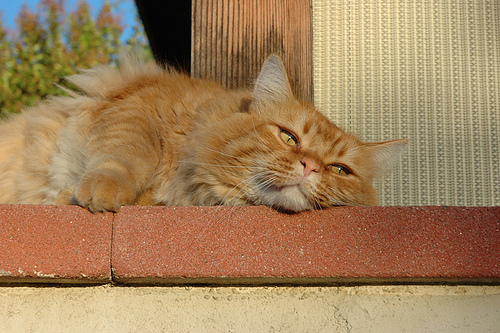
#> input picture datasets/gatosPerros/test/gatos/00000015_020.jpg, 500 x 333 px; its folder holds only this picture in this run
$ python extraccionCaracteristicas.py
#> lines starting #> are read from the running program, lines starting #| are printed output that depends on the picture
import cv2
import numpy as np
import os
import pickle
from pathlib import Path
from skimage.feature import hog, local_binary_pattern

# ============================================================
# Configuración general
# ============================================================

TAMANO_IMAGEN = (128, 128)

DATASETS = {
    "gatosPerros": ["gatos", "perros"],
    "kiwisBananas": ["kiwis", "bananas"]
}

PARTICIONES = ["train", "test"]

# Parámetros HOG
HOG_PIXELES_POR_CELDA  = (8, 8)
HOG_CELDAS_POR_BLOQUE  = (2, 2)
HOG_ORIENTACIONES      = 9

# Parámetros LBP
LBP_RADIO              = 1
LBP_PUNTOS             = 8 * LBP_RADIO   # 8 vecinos
LBP_METODO             = "uniform"


# ============================================================
# Funciones de extracción
# ============================================================

def extraerHog(imagen):
    imagenGris = cv2.cvtColor(imagen, cv2.COLOR_BGR2GRAY)
    caracteristicas = hog(
        imagenGris,
        orientations=HOG_ORIENTACIONES,
        pixels_per_cell=HOG_PIXELES_POR_CELDA,
        cells_per_block=HOG_CELDAS_POR_BLOQUE,
        block_norm="L2-Hys",
        visualize=False
    )
    return caracteristicas


def extraerLbp(imagen):

    imagenGris = cv2.cvtColor(imagen, cv2.COLOR_BGR2GRAY)
    lbpImagen = local_binary_pattern(
        imagenGris,
        P=LBP_PUNTOS,
        R=LBP_RADIO,
        method=LBP_METODO
    )

    # Número de patrones posibles para método uniform
    numPatrones = LBP_PUNTOS + 2
    histograma, _ = np.histogram(
        lbpImagen.ravel(),
        bins=numPatrones,
        range=(0, numPatrones),
        density=True
    )
    return histograma


def extraerCaracteristicas(imagen):
    vectorHog = extraerHog(imagen)
    vectorLbp = extraerLbp(imagen)
    return np.concatenate([vectorHog, vectorLbp])


# ============================================================
# Procesamiento del dataset
# ============================================================

def procesarDataset(rutaBase, nombreDataset):
#> called with rutaBase = './datosPreprocesados', nombreDataset = 'gatosPerros'
    rutaBase = Path(rutaBase)
    clases = DATASETS[nombreDataset]

    caracteristicasHog = {"train": [], "test": []}
    caracteristicasLbp = {"train": [], "test": []}
    etiquetas          = {"train": [], "test": []}

    extensionesValidas = {".jpg", ".jpeg", ".png", ".bmp", ".webp"}

    for particion in PARTICIONES:
        print(f"\n  Partición: {particion}")

        for idxClase, clase in enumerate(clases):
            rutaClase = rutaBase / nombreDataset / particion / clase

            if not rutaClase.exists():
                print(f"    [OMITIDO] No existe: {rutaClase}")
                continue

            archivos = [
                f for f in rutaClase.iterdir()
                if f.suffix.lower() in extensionesValidas
            ]

            print(f"    Clase '{clase}' (etiqueta {idxClase}): {len(archivos)} imágenes")

            for archivo in archivos:
                imagen = cv2.imread(str(archivo))
#> imagen is the input picture: shape (333, 500, 3); mean B, G, R 91.2, 129.5, 161.4
                if imagen is None:
                    print(f"      [ADVERTENCIA] No se pudo cargar: {archivo.name}")
                    continue

                # Asegurar tamaño correcto
                imagen = cv2.resize(imagen, TAMANO_IMAGEN, interpolation=cv2.INTER_AREA)
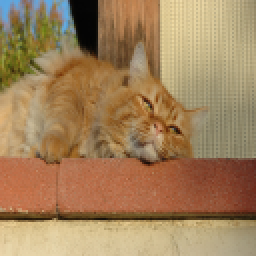
#> imagen: shape (128, 128, 3) (shown 2 times larger); mean B, G, R 91.2, 129.5, 161.4

                caracteristicasHog[particion].append(extraerHog(imagen))
#> in extraerHog, `imagenGris = cv2.cvtColor(imagen, cv2.COLOR_BGR2GRAY)`:
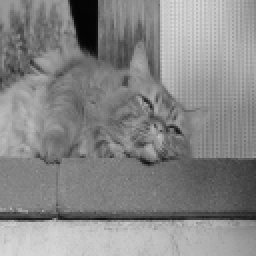
#> imagenGris: shape (128, 128) (shown 2 times larger); min 3, max 218, mean 134.7
#> in extraerHog, `caracteristicas = hog( imagenGris, orientations=HOG_ORIENTACIONES, pix..`: caracteristicas = 8100 values, max 0.594 at index 6934, min 0 at index 120, mean 0.133
                caracteristicasLbp[particion].append(extraerLbp(imagen))
#> in extraerLbp, `lbpImagen = local_binary_pattern( imagenGris, P=LBP_PUNTOS, R=LBP_RADI..`:
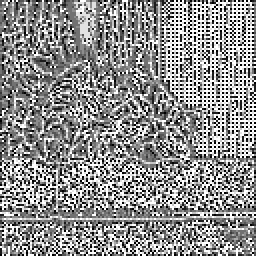
#> lbpImagen: shape (128, 128) float64 (shown 2 times larger); min 0, max 9, mean 5.08; drawn with min black and max white
#> in extraerLbp, `histograma, _ = np.histogram( lbpImagen.ravel(), bins=numPatrones, ran..`: histograma = [0.0955, 0.0914, 0.0541, 0.0909, 0.112, 0.0954, 0.0549, 0.0892, 0.122, 0.195]
                etiquetas[particion].append(idxClase)

        # Convertir a arrays numpy
        caracteristicasHog[particion] = np.array(caracteristicasHog[particion])
        caracteristicasLbp[particion] = np.array(caracteristicasLbp[particion])
        etiquetas[particion]          = np.array(etiquetas[particion])

    return caracteristicasHog, caracteristicasLbp, etiquetas


def guardarCaracteristicas(caracteristicasHog, caracteristicasLbp, etiquetas, rutaSalida, nombreDataset):
    rutaDestino = Path(rutaSalida) / "caracteristicas" / nombreDataset
    rutaDestino.mkdir(parents=True, exist_ok=True)

    archivos = {
        "hog_train.pkl" : (caracteristicasHog["train"], etiquetas["train"]),
        "hog_test.pkl"  : (caracteristicasHog["test"],  etiquetas["test"]),
        "lbp_train.pkl" : (caracteristicasLbp["train"], etiquetas["train"]),
        "lbp_test.pkl"  : (caracteristicasLbp["test"],  etiquetas["test"]),
    }

    for nombreArchivo, (caracteristicas, etqs) in archivos.items():
        rutaArchivo = rutaDestino / nombreArchivo
        with open(rutaArchivo, "wb") as f:
            pickle.dump({"caracteristicas": caracteristicas, "etiquetas": etqs}, f)
        print(f"    Guardado: {rutaArchivo}")


def mostrarResumen(caracteristicasHog, caracteristicasLbp, etiquetas, nombreDataset):
    """Muestra un resumen de los vectores extraídos."""
    print(f"\n{'='*55}")
    print(f"  Resumen: {nombreDataset}")
    print(f"{'='*55}")
    for particion in PARTICIONES:
        print(f"\n  {particion}:")
        print(f"    HOG  — shape: {caracteristicasHog[particion].shape}")
        print(f"    LBP  — shape: {caracteristicasLbp[particion].shape}")
        print(f"    Etiquetas — shape: {etiquetas[particion].shape}")
        clases = DATASETS[nombreDataset]
        for idx, clase in enumerate(clases):
            cantidad = np.sum(etiquetas[particion] == idx)
            print(f"    Clase '{clase}': {cantidad} imágenes")
    print(f"{'='*55}")


# ============================================================
# Main
# ============================================================

if __name__ == "__main__":
    rutaDatosPreprocesados = r"./datosPreprocesados"
    rutaProyecto           = r"./"

    for nombreDataset in DATASETS:
        print(f"\n{'='*55}")
        print(f"  Extrayendo características: {nombreDataset}")
        print(f"{'='*55}")

        caracteristicasHog, caracteristicasLbp, etiquetas = procesarDataset(
            rutaDatosPreprocesados,
            nombreDataset
        )
#> caracteristicasHog = 2 items; caracteristicasLbp = 2 items; etiquetas = {'train': [0], 'test': [0]}

        guardarCaracteristicas(
            caracteristicasHog,
            caracteristicasLbp,
            etiquetas,
            rutaProyecto,
            nombreDataset
        )
#> the loop in guardarCaracteristicas, `for nombreArchivo, (caracteristicas, etqs) in archivos.items():` made 4 passes
#> nombreArchivo on passes 1 to 4: 'hog_train.pkl', 'hog_test.pkl', 'lbp_train.pkl', 'lbp_test.pkl'
#|     Guardado: caracteristicas/gatosPerros/hog_train.pkl
#|     Guardado: caracteristicas/gatosPerros/hog_test.pkl
#|     Guardado: caracteristicas/gatosPerros/lbp_train.pkl
#|     Guardado: caracteristicas/gatosPerros/lbp_test.pkl

        mostrarResumen(caracteristicasHog, caracteristicasLbp, etiquetas, nombreDataset)

    print("\nExtracción de características completada.")
